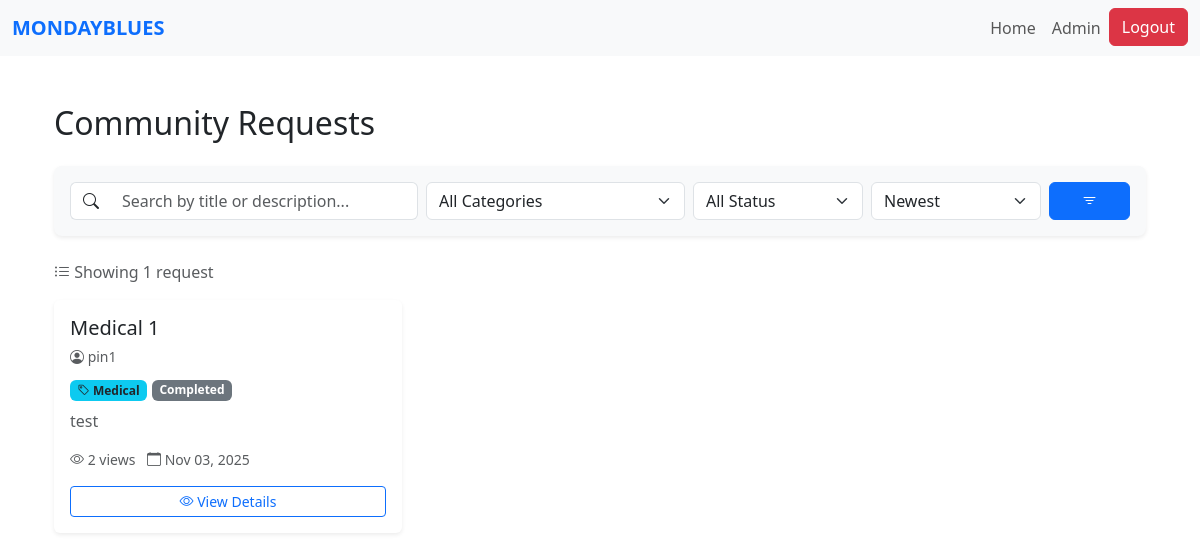
Screenshot of / (signed in) with the database file from the repository.
### website/models.py (models this page shows)
class Request(db.Model):
    id = db.Column(db.Integer, primary_key=True)
    title = db.Column(db.String(150), nullable=False)
    description = db.Column(db.Text, nullable=False)
    category_id = db.Column(db.Integer, db.ForeignKey('category.id'), nullable=False)
    category = db.relationship('Category', backref='requests')
    status = db.Column(db.String(20), default='Pending')  # Pending, Accepted, Completed
    scheduled_datetime = db.Column(db.DateTime, nullable=False)
    view_count = db.Column(db.Integer, default=0)
    date_created = db.Column(db.DateTime, default=datetime.utcnow)
    user_id = db.Column(db.Integer, db.ForeignKey('user.id'), nullable=False)
    volunteer_id = db.Column(db.Integer, db.ForeignKey('volunteer.id'), nullable=True)
    csr_id = db.Column(db.Integer, db.ForeignKey("csr.user_id"), nullable=True)
    user = db.relationship('User', backref=db.backref('requests', lazy=True, cascade='all, delete-orphan'), lazy=True)
    volunteer = db.relationship('Volunteer', backref=db.backref('assigned_requests', lazy=True), lazy=True)

class User(db.Model, UserMixin):
    id = db.Column(db.Integer, primary_key=True)
    name = db.Column(db.String(150))
    email = db.Column(db.String(150), unique=True)
    password = db.Column(db.String(150))
    date_created = db.Column(db.DateTime(timezone=True), default=func.now())
    role = db.Column(db.String(50), default='PIN')
    status = db.Column(db.String(20), default='Pending')  # Pending, Approved, Suspended
    """    total_rating = db.Column(db.Float, default=0)
    num_ratings = db.Column(db.Integer, default=0)

    def update_rating(self, new_rating: float):
        #Update overall CSR rating with a new rating value.
        if self.num_ratings == 0:
            self.total_rating = new_rating
        else:
            self.total_rating = ((self.total_rating * self.num_ratings) + new_rating) / (self.num_ratings + 1)
        self.num_ratings += 1"""

class Category(db.Model):
    id = db.Column(db.Integer, primary_key=True)
    name = db.Column(db.String(100), unique=True, nullable=False)
    description = db.Column(db.String(250))
    date_created = db.Column(db.DateTime, default=datetime.utcnow)

### website/views.py (the view, shortened to what this page needs)
@views.route('/')
def home():
    if not current_user.is_authenticated:
        return redirect(url_for('auth.login'))
    categories = Category.query.order_by(Category.name).all()
    search_query = request.args.get('q', '').strip()
    category_filter = request.args.get('category', '')
    status_filter = request.args.get('status', '')
    sort_by = request.args.get('sort', 'newest')
    query = Request.query
    if category_filter:
        query = query.join(Category).filter(Category.name == category_filter)
    if status_filter:
        query = query.filter(Request.status == status_filter)
    if sort_by == 'oldest':
        query = query.order_by(Request.date_created.asc())
    elif sort_by == 'views':
        query = query.order_by(Request.view_count.desc())
    elif sort_by == 'title':
        query = query.order_by(Request.title.asc())
    else:  # newest (default)
        query = query.order_by(Request.date_created.desc())
    requests = query.all()
    return render_template(
        'home.html',
        user=current_user,
        requests=requests,
        categories=categories
    )

### website/templates/home.html (shortened to what this page needs)
{% extends "base.html" %}
{% block content %}
<div class="container my-5">
  <div class="d-flex justify-content-between align-items-center mb-4">
    <h2 class="mb-0">Community Requests</h2>
  </div>
  <form method="GET" action="{{ url_for('views.home') }}" class="bg-light p-3 rounded-3 mb-4 shadow-sm">
    <div class="row g-2 align-items-center">
      <div class="col-md-4">
        <div class="input-group">
          <span class="input-group-text bg-white border-end-0">
            <i class="bi bi-search"></i>
          </span>
          <input
            type="text"
            class="form-control border-start-0"
            name="q"
            placeholder="Search by title or description..."
            value="{{ request.args.get('q', '') }}"
          >
        </div>
      </div>
      <div class="col-md-3">
        <select class="form-select" name="category" onchange="this.form.submit()">
          <option value="">All Categories</option>
        </select>
      </div>
      <div class="col-md-2">
        <select class="form-select" name="status" onchange="this.form.submit()">
          <option value="">All Status</option>
        </select>
      </div>
      <div class="col-md-2">
        <select class="form-select" name="sort" onchange="this.form.submit()">
          <option value="newest" {% if request.args.get('sort')=='newest' %}selected{% endif %}>Newest</option>
        </select>
      </div>
      <div class="col-md-1">
        <button type="submit" class="btn btn-primary w-100">
          <i class="bi bi-filter"></i>
        </button>
      </div>
    </div>
  </form>
  {% if requests %}
    <p class="text-muted mb-3">
      <i class="bi bi-list-ul"></i> Showing {{ requests|length }} request{% if requests|length != 1 %}s{% endif %}
    </p>
  {% endif %}
  <div class="row g-4">
    {% if requests %}
      {% for req in requests %}
        {% if req.user.status != "Suspended" %}
          <div class="col-md-4">
            <div class="card h-100 border-0 shadow-sm hover-shadow transition">
              <div class="card-body d-flex flex-column">
                <div class="mb-2">
                  <h5 class="card-title text-dark mb-1">{{ req.title }}</h5>
                  <small class="text-muted">
                    <i class="bi bi-person-circle"></i> {{ req.user.name }}
                  </small>
                </div>
                <div class="mb-2">
                  <span class="badge bg-info text-dark">
                    <i class="bi bi-tag"></i> {{ req.category.name }}
                  </span>
                  <span class="badge
                    {% if req.status == 'Pending' %}bg-warning text-dark
                    {% elif req.status == 'Assigned' %}bg-primary
                    {% elif req.status == 'Accepted' %}bg-success
                    {% elif req.status == 'Completed' %}bg-secondary
                    {% else %}bg-light text-dark{% endif %}
                  ">
                    {{ req.status }}
                  </span>
                </div>
                <p class="text-muted flex-grow-1">
                  {{ req.description[:100] }}{% if req.description|length > 100 %}...{% endif %}
                </p>
                <div class="text-muted small mb-3">
                  <i class="bi bi-eye"></i> {{ req.view_count }} views
                  <span class="ms-2">
                    <i class="bi bi-calendar"></i> {{ req.date_created.strftime('%b %d, %Y') }}
                  </span>
                </div>
                <div class="mt-auto">
                  {% if current_user.is_authenticated and req.user_id == current_user.id %}
                    <div class="btn-group w-100" role="group">
                      <a href="{{ url_for('views.view_request', id=req.id) }}" class="btn btn-outline-secondary btn-sm">
                        <i class="bi bi-eye"></i> View
                      </a>
                      <a href="{{ url_for('views.edit_request', id=req.id) }}" class="btn btn-primary btn-sm">
                        <i class="bi bi-pencil"></i> Edit
                      </a>
                      <form action="{{ url_for('csr.delete_request', request_id=req.id) }}" method="POST" onsubmit="return confirm('Are you sure you want to delete this request?');">
                        <button class="btn btn-danger btn-sm" type="submit">
                          <i class="bi bi-trash"></i> Delete
                        </button>
                      </form>
                    </div>
                  {% else %}
                    <a href="{{ url_for('views.view_request', id=req.id) }}" class="btn btn-outline-primary w-100 btn-sm">
                      <i class="bi bi-eye"></i> View Details
                    </a>
                  {% endif %}
                </div>
              </div>
            </div>
          </div>
        {% endif %}
      {% endfor %}
    {% endif %}
  </div>
</div>
<link rel="stylesheet" href="https://cdn.jsdelivr.net/npm/bootstrap-icons@1.10.0/font/bootstrap-icons.css">
{% endblock %}

### website/templates/home.html (style rules this page uses)
.hover-shadow { transition: all 0.3s ease; }
.transition { transition: all 0.3s ease; }

### rows the page displays
Request: title "Medical 1", user.name "pin1", category.name "Medical", status "Completed", description "test", view_count "2", date_created "Nov 03, 2025"

### other values shown
{{ requests|length }} "1"
